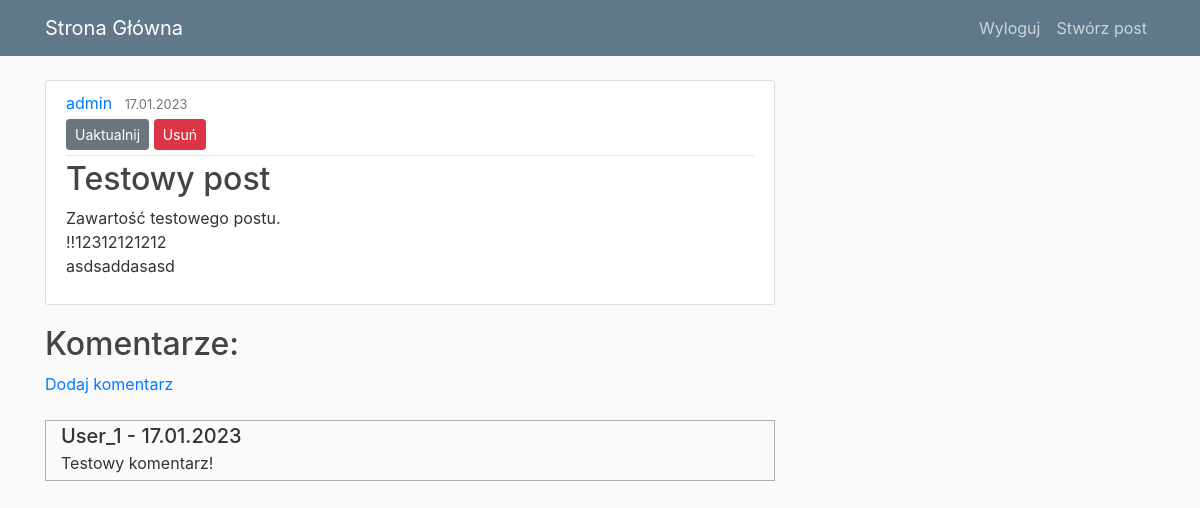
/post/21/ (signed in), run on the app's committed database.
### home_page/models.py (models this page shows, shortened)
class Post(models.Model):
    title = models.CharField(max_length=100,verbose_name=u"Tytuł")
    content = models.TextField(verbose_name=u"Opis postu")
    date_posted = models.DateTimeField(default=timezone.now)
    author = models.ForeignKey(User, on_delete=models.CASCADE)

class Comment(models.Model):
    post = models.ForeignKey(Post, related_name = "comments", on_delete=models.CASCADE)
    name = models.CharField(max_length=255)
    author = models.ForeignKey(User, on_delete=models.CASCADE)
    body = models.TextField(verbose_name=u"")
    date_added = models.DateTimeField(auto_now_add=True)

### home_page/views.py (the view)
# urls.py: path('post/<int:pk>/', PostDetailView.as_view(),name="post-detail"),
class PostDetailView(DetailView):
    model = Post

### home_page/templates/home_page/post_detail.html
{% extends 'home_page/base.html' %}
{% block content %}
<article class="media content-section">
    <div class="media-body">
        <div class="article-metadata">
            <a class="mr-2" href="#">{{ object.author }}</a>
            <small class="text-muted">{{ object.date_posted|date:"d.m.Y" }}</small>
            {% if object.author == user %}
                <div>
                    <a class = "btn btn-secondary btn-sm mt-1 mb-1" href ="{% url 'post-update' object.id %}">Uaktualnij</a>
                    <a class = "btn btn-danger btn-sm mt-1 mb-1" href ="{% url 'post-delete' object.id %}">Usuń</a>
                </div>
            {% endif %}
        </div>
        <h2 class="article-title">{{ object.title }}</h2>
        <p class="article-content">{{ object.content }}</p>
    </div>
</article>
<h2>Komentarze:</h2>
{% if not post.comments.all %}
    Nie ma tu jeszcze żadnych komentarzy.
    <br/>
    {% if user.is_authenticated %}
    <a href="{% url 'add-comment' object.id %}">Dodaj komentarz</a>
    {% else %}
    Zaloguj się, aby komentować!
    {% endif %}
    <br/>
{% else %}
    {% if user.is_authenticated %}
    <a href="{% url 'add-comment' object.id %}">Dodaj komentarz</a>
    {% else %}
    Zaloguj się, aby komentować!
    {% endif %}
<br/>
<br/>
<div >
    {% for comment in post.comments.all %}
    <div style="border-style:solid;margin-bottom:15px;padding-left:15px;padding-bottom:5px;border-width: 1px;border-color: rgb(175, 175, 175);">
        <div style="font-size:20px;;font-weight: 500">
            {{comment.author}} -
            {{comment.date_added|date:"d.m.Y"}}
        </div>
        <div>
            {{comment.body}}
        </div>
    </div>
    {% endfor %}
{% endif %}
</div>
{% endblock content %}

### home_page/static/home_page/main.css (style rules this page uses)
body { background: #fafafa; color: #333333; margin-top: 5rem; }
h1, h2, h3, h4, h5, h6 { color: #444444; }
.content-section { background: #ffffff; padding: 10px 20px; border: 1px solid #dddddd; border-radius: 3px; margin-bottom: 20px; }
.article-title { color: #444444; }
.article-content { white-space: pre-line; }
.article-metadata { padding-bottom: 1px; margin-bottom: 4px; border-bottom: 1px solid #e3e3e3 }

### data on the page
Post: author "admin", date_posted "17.01.2023", title "Testowy post", content "Zawartość testowego postu. !!12312121212 asdsaddasasd"
Comment: author "User_1", date_added "17.01.2023", body "Testowy komentarz!"
